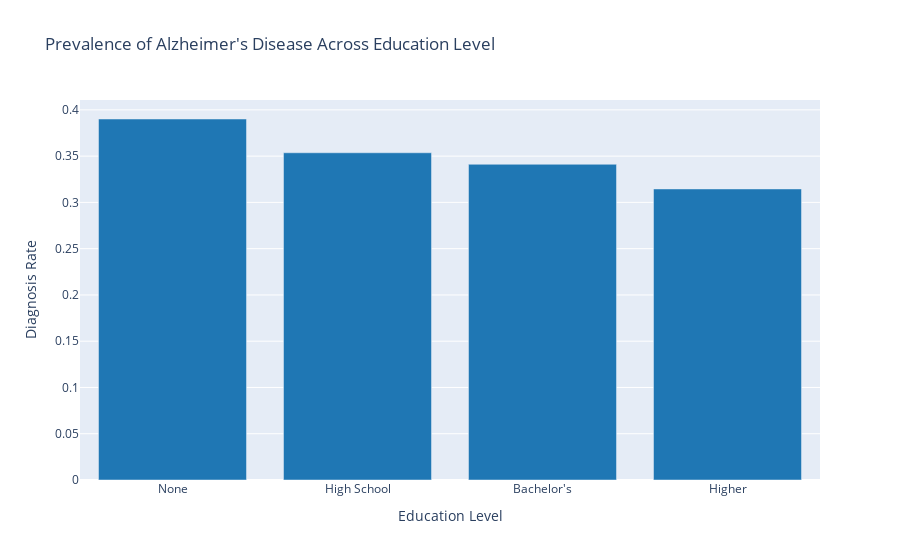

Notebook code cell kept with this figure:
### Code cell
#Third univariate analysis that shows the prevalence of Alzheimer's Disease Across Education level

mapping = {
    0: "None",
    1: "High School", 
    2: "Bachelor's",
    3: "Higher"
}

data = alz.groupby("EducationLevel")["Diagnosis"].mean().reset_index()
data["EducationLevel"] = data["EducationLevel"].map(mapping)
fig = px.bar(data, x = "EducationLevel", y = "Diagnosis", title = "Prevalence of Alzheimer's Disease Across Education Level", 
            color_discrete_sequence = px.colors.qualitative.D3)
fig.update_layout(xaxis_title = "Education Level", yaxis_title = "Diagnosis Rate")
fig.show()
# fig.write_html("/Users/kenogihara/Desktop/ALL_PROJECTS/alzheimers_project/assets/html.plot1 copy2.html", include_plotlyjs = "cdn")

### Figure 1 — Plotly figure (JSON) as saved in the notebook; plotly's stock layout.template omitted (floating-point values rounded to 4 significant figures)
{"data": [{"alignmentgroup": "True", "hovertemplate": "EducationLevel=%{x}<br>Diagnosis=%{y}<extra></extra>", "legendgroup": "", "marker": {"color": "#1F77B4", "pattern": {"shape": ""}}, "name": "", "offsetgroup": "", "orientation": "v", "showlegend": false, "textposition": "auto", "type": "bar", "x": ["None", "High School", "Bachelor's", "Higher"], "xaxis": "x", "y": [0.3901, 0.3536, 0.3412, 0.3146], "yaxis": "y"}], "layout": {"barmode": "relative", "legend": {"tracegroupgap": 0}, "title": {"text": "Prevalence of Alzheimer's Disease Across Education Level"}, "xaxis": {"anchor": "y", "domain": [0, 1], "title": {"text": "Education Level"}}, "yaxis": {"anchor": "x", "domain": [0, 1], "title": {"text": "Diagnosis Rate"}}}}
